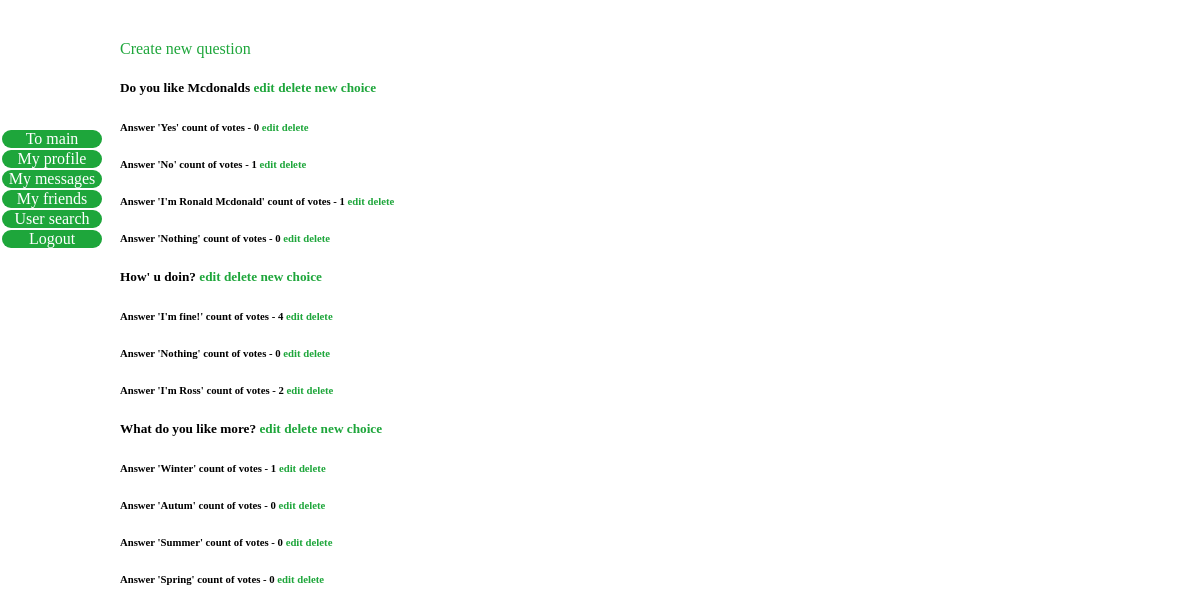
Screenshot of /chechuhae/my_questions/ (signed in) with the database file from the repository.
### testApp/models.py (models this page shows, shortened)
class Question(models.Model):
    user = models.ForeignKey(User, on_delete=models.CASCADE)
    question_text = models.CharField(max_length=200)
    pub_date = models.DateTimeField('date published', auto_now_add=True)

class Choice(models.Model):
    question = models.ForeignKey(Question, on_delete=models.CASCADE)
    user = models.ForeignKey(User, on_delete=models.CASCADE)
    choice_text = models.CharField(max_length=200)
    votes = models.IntegerField(default=0)

### testApp/views.py (the view)
# urls.py: path('<str:username>/my_questions/', views.MyQuestionView.as_view(), name='my_questions'),
class MyQuestionView(generic.ListView, LoginRequiredMixin):
    template_name = 'testApp/my_questions.html'
    context_object_name = 'my_questions_list'
    def get_queryset(self):
        queryset = Question.objects.filter(user=self.request.user)
        return queryset
    def get_context_data(self, **kwargs):
        context = super(MyQuestionView, self).get_context_data(**kwargs)
        context['choices'] = Choice.objects.filter(user=self.request.user)
        return context

### testApp/templates/testApp/my_questions.html
{% extends "base.html" %}
{% block content %}
<div>
    <a href="{% url 'testApp:add_question' user.username%}">Create new question</a>
    <br>
    {% if my_questions_list %}
        {% for question in my_questions_list %}
            <h5>
                {{ question.question_text }}
                <a href="{% url 'testApp:update_question' user.username question.id%}">edit</a>
                <a href="{% url 'testApp:delete_question' user.username question.id%}">delete</a>
                <a href="{% url 'testApp:add_choice' user.username question.id %}">new choice</a>
            </h5>
            <div id="options">
                {% for choice in choices %}
                    {% if choice.question == question %}
                        <h6>
                            Answer '{{ choice.choice_text}}' count of votes - {{ choice.votes }}
                            <a href="{% url 'testApp:update_choice' user.username choice.id%}">edit</a>
                            <a href="{% url 'testApp:delete_choice' user.username choice.id%}">delete</a>
                        </h6>
                    {% endif%}
            {% endfor %}
            </div>
        {% endfor %}
        </div>
{% endif %}
{% endblock%}

### static/css/stylesheets.css (style rules this page uses)
html, body { margin: 0; padding: 0; height: 1px; min-height: 100%; overflow: auto; overflow-x: hidden; }
a { text-decoration:none; color: #1ea63b; }

### rows the page displays
Question: question_text "Do you like Mcdonalds"
Choice: choice_text "Yes", votes "0"
Choice: choice_text "No", votes "1"
Choice: choice_text "I'm Ronald Mcdonald", votes "1"
Choice: choice_text "Nothing", votes "0"
Question: question_text "How' u doin?"
Choice: choice_text "I'm fine!", votes "4"
Choice: choice_text "Nothing", votes "0"
Choice: choice_text "I'm Ross", votes "2"
Question: question_text "What do you like more?"
Choice: choice_text "Winter", votes "1"
Choice: choice_text "Autum", votes "0"
Choice: choice_text "Summer", votes "0"
Choice: choice_text "Spring", votes "0"
